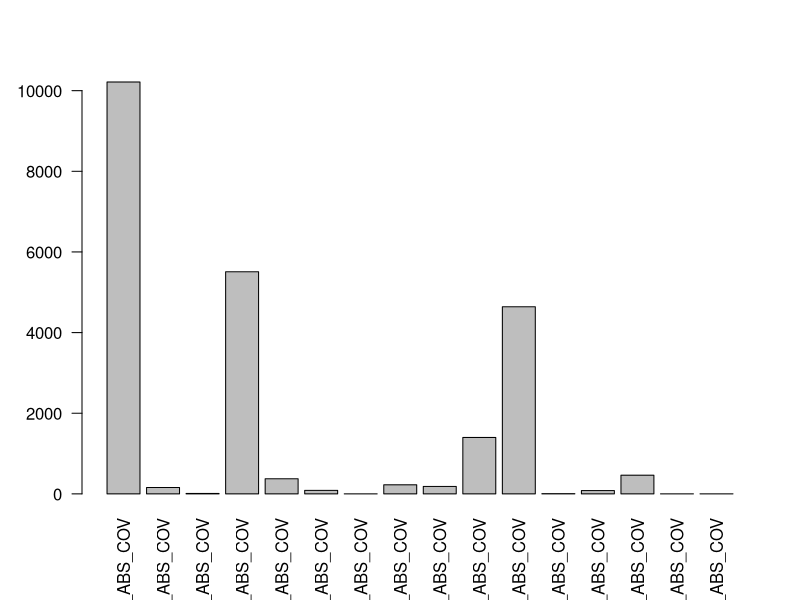

The R source for this figure:
##############################################################"
#' Biodiv-data
#' Groupe salicornes 
#' Bonneaudet ; Fraboulet 
#' 2026-2027
#'Exploration de la structure des données ALGUES
#'données de Valentine Anstett
#' ####################################################"
#' 

#### 1 = macrophytes : data_macrophytes_2025

# Végétation aquatique des lagunes en 2025.
# Chaque ligne = un point d'observation dans une lagune
#Dans chaque lagune, 4 directions (N, S, E, W) + 5 points par direction 
# donc 20 lignes par lagune
# Pour chaque point, % de recouvrement (0 à 100 %) de chaque sp
# ou taxon 
#dernière colonne = additionne le % de recouvrement de toutes les sp confondues
#22 variables :
# var1 = annee = année du relevé (toujours 2025)
#var2= LAGUNE = code 
# var3=ORD = direction 
# var4= CONTACT = point ?
#var5 =algues_ABS_COV = recouvrement par des algues en %
#de var6 à var21 = % recouvrement des différentes sp 
#var22 = somme % recouvrement de toutes les sp 

##CHANGER CHEMIN ACCES
macrophytes = read.csv("data/processed/data_macrophytes_2025.csv")

dim(macrophytes)                   # 2440 lignes, 22 colonnes
colSums(is.na(macrophytes))           # Non pas de NA
sum(duplicated(macrophytes))    # lignes en double --> on aurait 20 lignes en double
which(duplicated(macrophytes))     # les lignes en doubles = 1361 1362 1363 1364 1365 1366 1367 1368 1369 1370 1371 1372 1373 1374 1375 1376 1377 1378 1379 1380
# A VERIFIER IMPORTANT

summary(macrophytes)        # summary pour chacune des colonnes, ici pas bcp d'intérêt mais pour autres tableaux  

# Plan échantillonnage 
table(macrophytes$ORD)  # équilibré OK
table(macrophytes$CONTACT)   # idem
length(unique(macrophytes$LAGUNE)) # 121 ID uniques de lagunes = 121 lagunes différentes ?
table(table(macrophytes$LAGUNE))          # on a 120 identifiants de lagunes qui ont 20 lignes et 1 lagune qui a 40 lignes PK ? 

# C'est SIG_GSA_04 qui a 40 lignes au lieu de 20 : pb de code site ? 


# Nbr de relevés où on retrouve chaque sp, pour voir un peu comment se structurent les commus globales
# sommées de  la ligne 6 à la ligne 21 pour avoir que les sp 
colSums(macrophytes[, 6:21] > 0)
# on a Althenia.filiformis qui défonce tout avec présence dans 565 relevés puis Ruppia.maritima présente dasn 325 relevés

# abondances totales des sp en nbr d'individus dans la totalité des relevés 
barplot(colSums(macrophytes[, 6:21]), las = 2) 
#héhéhé à modifier on voit pas le nom des sp !!!!!! 
